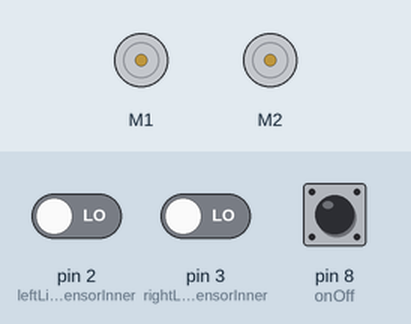
This sketch was run on a simulated Arduino Uno, built with avr-gcc and run on an emulated ATmega328P. On the bench: 2 × DC motor (green arrow = forward, orange = backward, longer = faster). Inputs (shaded band) come from the test bench; at power-on: pin 8 (onOff) LOW, pin 2 (leftLineSensorInner) LOW, pin 3 (rightLineSensorInner) LOW.

Above: at 1.2 s.
1.3 s: pin 8 (onOff) pulsed HIGH 5 times (0.12 s each, 0.3 s apart)
At 3.7 s:
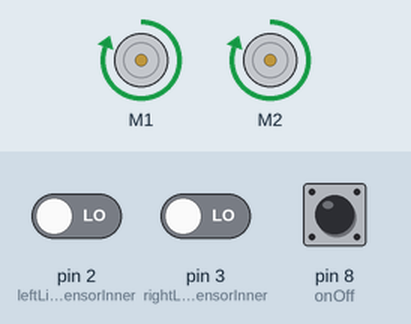
4.5 s: pin 2 (leftLineSensorInner) driven HIGH
At 4.8 s:
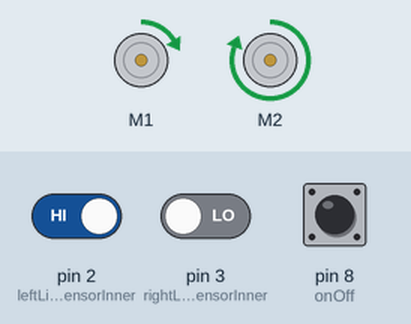
6.0 s: pin 2 (leftLineSensorInner) driven LOW
At 7.1 s:
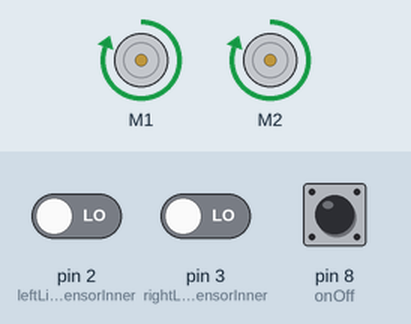
7.5 s: pin 3 (rightLineSensorInner) driven HIGH
At 8.3 s:
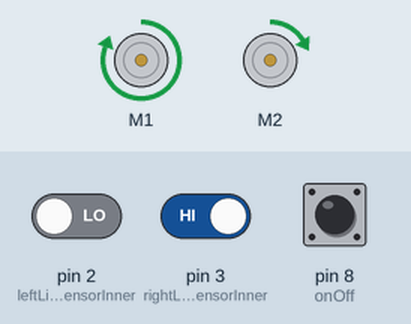
9.0 s: pin 3 (rightLineSensorInner) driven LOW
At 9.4 s:
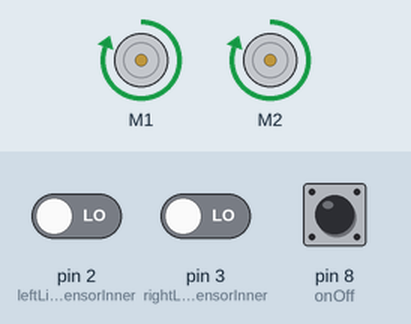
Timing chart, 0 to 11.5 s (numbered marks = the images above; inputs shaded):
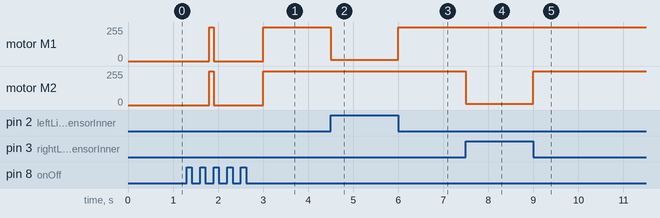

Measured:
- after the input at 1.3 s, motor M1, motor M2: stopped → forward 255/255 after 0.50 s, → stopped 0.10 s later, → forward 255/255 1.1 s later
- after the input at 4.5 s, motor M1: forward 255/255 → forward 10/255 at once
- after the input at 6.0 s, motor M1: forward 10/255 → forward 255/255 at once
- after the input at 7.5 s, motor M2: forward 255/255 → forward 10/255 at once
- after the input at 9.0 s, motor M2: forward 10/255 → forward 255/255 at once

The sketch:

PTS+LF.ino
```cpp
#include <Wire.h>
#include <Adafruit_MotorShield.h>
#include "utility/Adafruit_MS_PWMServoDriver.h"

Adafruit_MotorShield AFMS = Adafruit_MotorShield();
Adafruit_DCMotor *myMotorLeft = AFMS.getMotor(1);
Adafruit_DCMotor *myMotorRight= AFMS.getMotor(2);

const int leftLineSensorOuter = 1;
const int leftLineSensorInner = 2;
const int rightLineSensorInner = 3;
const int rightLineSensorOuter = 4;
// assign pin Names for readability, prevent "what is that pin"
// change pins here, or plug into these on the arduino

const int onOff = 8; // button for turning on and off
int button = 0;
int begun = 0;

int leftJunction = 0; // initialise line "bool" values
int leftLine = 0;
int rightLine = 0;
int rightJunction = 0;


int oldLeftSpeed = 0; // to avoid the arduino updating constantly
int oldRightSpeed = 0;

const int baseMotorSpeed = 255; // Change these to affect the speed and turning circle
const int lowTurnSpeed = 10;

void leftTurn(){
  if (oldLeftSpeed != lowTurnSpeed){ //check if speeds actually need updating
  myMotorRight->setSpeed(baseMotorSpeed); // set right motor high speed and
  oldRightSpeed = baseMotorSpeed; // update speed for update requirement check
  myMotorLeft->setSpeed(lowTurnSpeed); // left motor low speed to perform turn with large radius
  oldLeftSpeed = lowTurnSpeed;
  myMotorLeft->run(FORWARD);
  myMotorRight->run(FORWARD);
  return;
  }
}

void rightTurn(){
  if (oldRightSpeed != lowTurnSpeed){
    myMotorLeft->setSpeed(baseMotorSpeed);
    oldLeftSpeed = baseMotorSpeed;
    myMotorRight->setSpeed(lowTurnSpeed);
    oldRightSpeed = lowTurnSpeed;
    myMotorLeft->run(FORWARD);
    myMotorRight->run(FORWARD);
    return;
  }
}

void forwards(){
  if (oldRightSpeed != baseMotorSpeed or oldLeftSpeed != baseMotorSpeed){
    myMotorLeft->setSpeed(baseMotorSpeed);
    myMotorRight->setSpeed(baseMotorSpeed);
    oldLeftSpeed = baseMotorSpeed;
    oldRightSpeed = baseMotorSpeed;
    myMotorLeft->run(FORWARD);
    myMotorRight->run(FORWARD);
    return;
  }
}

void stop(){
  if (oldRightSpeed != 0 or oldLeftSpeed != 0){
    myMotorLeft->setSpeed(0);
    myMotorRight->setSpeed(0);
    oldLeftSpeed = 0;
    oldRightSpeed = 0;
    myMotorLeft->run(FORWARD);
    myMotorRight->run(FORWARD);
    return;
  }
}

void lineFollowing(){
  leftLine = digitalRead(leftLineSensorInner);
  rightLine = digitalRead(rightLineSensorInner);

  if (leftLine == HIGH){
    leftTurn();
    }
  else{ if (rightLine == HIGH ){
    rightTurn();
    }
  else{
    forwards();
    }
  }
  return;
}

void begin(){
  if (begun != 1){
    while (true){
      button = digitalRead(onOff);
      if (button == 1){
        begun = 1;
        delay(500); // prevent button immediately being read again for the check to stop
        break;
      }
    }
  }
  return;
}

void finish(){
  int count = 0;
  while (count < 100){ // prevents getting stuck in the finish check
    button = digitalRead(onOff);
    if (button == 1){
      begun = 0;
      stop();
      delay(500);
      break;
    }
    count += 1;
  }
  return;
}

void setup() {
  // put your setup code here, to run once:
// motor setup
AFMS.begin();
myMotorLeft->setSpeed(127); //left wheel
myMotorRight->setSpeed(127);// right wheel
oldLeftSpeed = 127;
oldRightSpeed = 127;

// button setup
pinMode(onOff, INPUT); // push to make button

// line sensors setup
pinMode(leftLineSensorInner, INPUT); // inner left light sensor
pinMode(rightLineSensorInner, INPUT); //Rightlightsensor

}


void loop() {
  // put your main code here, to run repeatedly:
  begin();
  lineFollowing();
  finish(); // need to check if should finish
}
```
